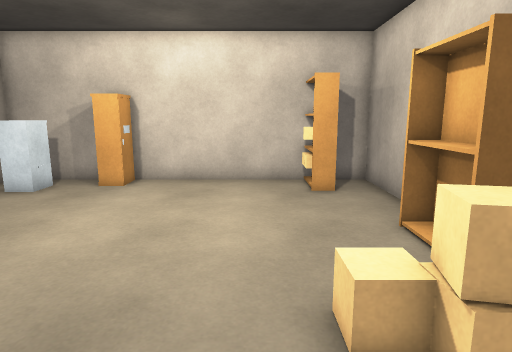
view 1 (above)

12 first-person views from a walk through a 3-D level made in the Unity game engine. The camera is 1.4 m above the floor, tilts 10° down and sees 75° across. Doors are open. The floor is counted in squares, 0.5 m on a side. Each view is taken from the middle of a square. On the plan, view 1 faces up. The plan holds only what a view shows up to about 20 squares ahead; the rest is blank. The player character is not drawn.

view 2
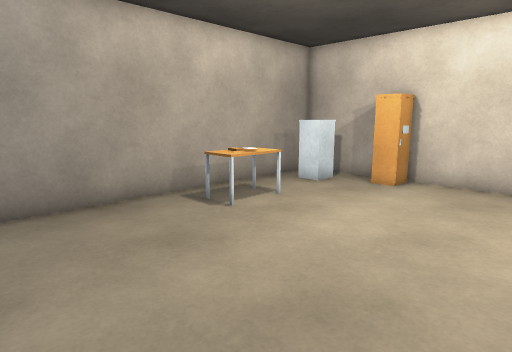

view 3
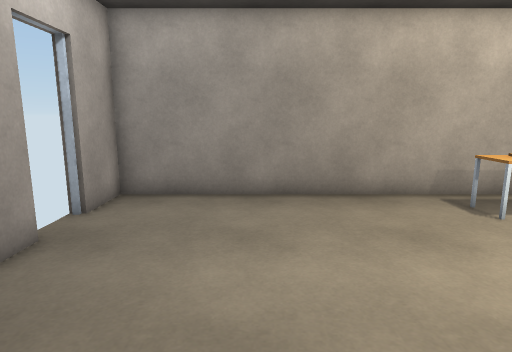

view 4
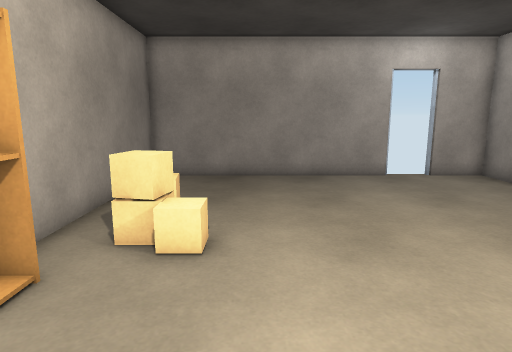

view 5
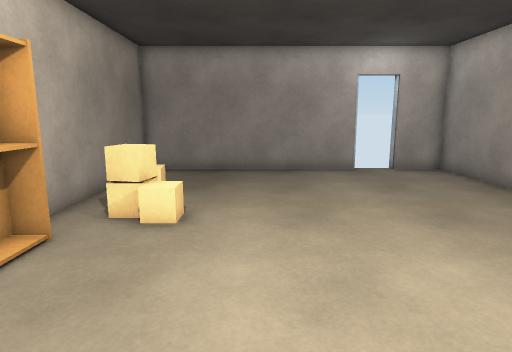

view 6
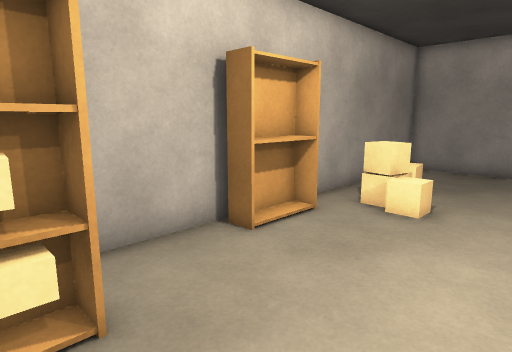

view 7
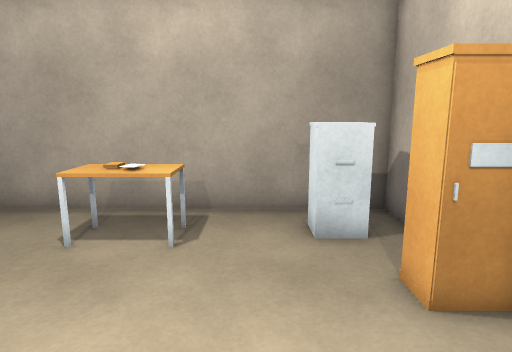

view 8
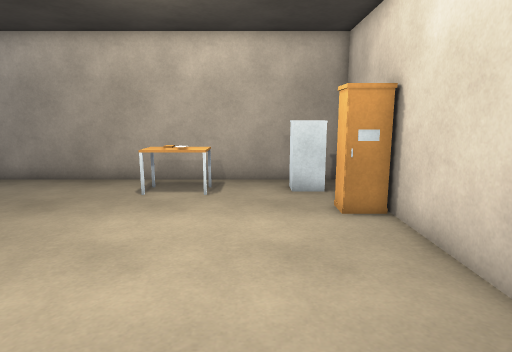

view 9
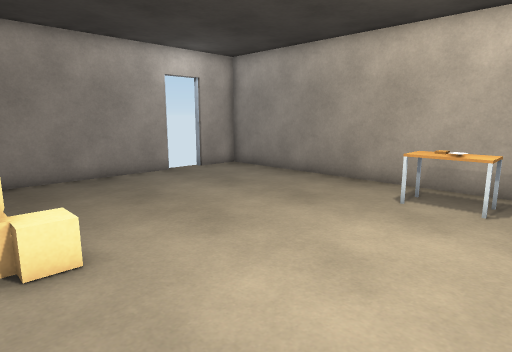

view 10
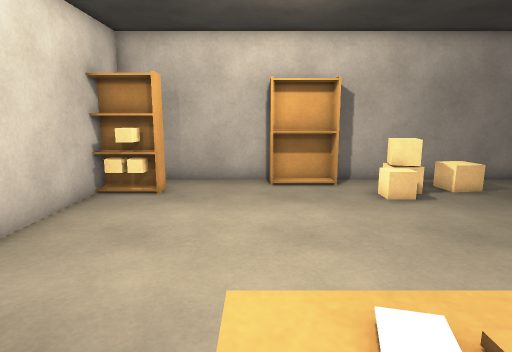

view 11
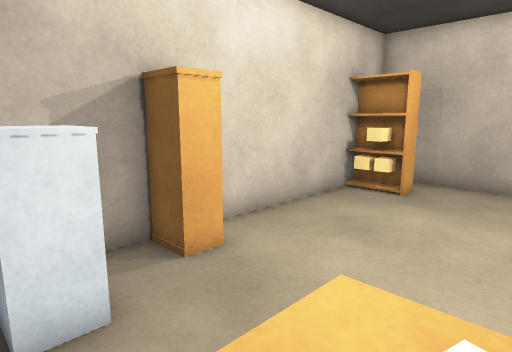

view 12
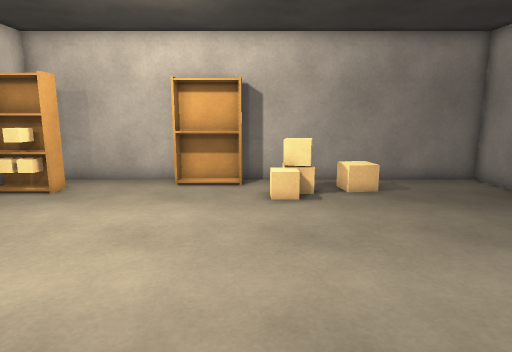

### Floor plan
Points are (right, up) in squares from view 1. A wall is a line through its corners. A room is listed if a view was taken in it or the views show most of it. See-through windows are left out.
Room 1 (views 1, 2, 3, 4, 5, 6, 7, 8, 9, 10, 11, 12)
walls: (5, 8) (5, 15) (-11, 15) (-11, -5) (-8.5, -5); (2, 13.1) (2, 14.6); (2.5, 13.4) (1.8, 13.4); (-5.5, -5) (5, -5) (5, 5.6)
low walls: (1.5, 4.5) (2.1, 4.5); (2, 3.9) (3.2, 3.9); (2.1, 4) (3.2, 3.8); (2, 2.8) (2, 3.4); (2.5, 2.9) (2, 3); (2.5, 2.8) (2, 2.8) (2.1, 3.5); (2.5, 13.1) (2, 13.1); (2.5, 13.9) (2, 13.9)
ways out: open door at (-7.5, -5)
objects: other object (-10, 12) to (-8, 14); other object (-9, 7) to (-8, 9); other object (-6, 14) to (-5, 14); other object (3, 13) to (3, 15); other object (4, 6) to (4, 8)

Where each view was taken, in squares from view 1:
view 1: 0 up, 0 right, facing up
view 2: 0 up, 0 right, facing up-left
view 3: 0 up, 1 right, facing left
view 4: 11 up, 0 right, facing down
view 5: 13 up, 1 left, facing down
view 6: 14 up, 2 left, facing down-right
view 7: 11 up, 1 left, facing left
view 8: 11 up, 4 right, facing left
view 9: 11 up, 3 right, facing down-left
view 10: 9 up, 10 left, facing right
view 11: 8 up, 10 left, facing up-right
view 12: 5 up, 10 left, facing right
